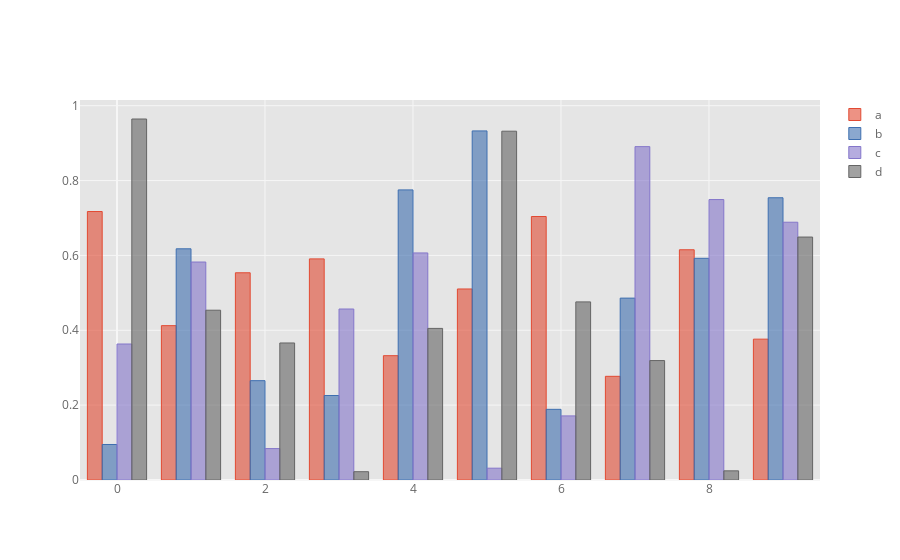

Notebook code for this chart:
### Markdown cell above
Calling a DataFrame’s `plot()` method with `kind='bar'` produces a multiple bar plot:

### Code cell
df=pd.DataFrame(np.random.rand(10, 4), columns=['a', 'b', 'c', 'd'])
df.iplot(kind='bar')

### Figure 1 — Plotly figure (JSON) as saved in the notebook; plotly's stock layout.template omitted (floating-point values rounded to 4 significant figures)
{"data": [{"marker": {"color": "rgba(226, 74, 51, 0.6)", "line": {"color": "rgba(226, 74, 51, 1.0)", "width": 1}}, "name": "a", "orientation": "v", "text": "", "type": "bar", "x": [0, 1, 2, 3, 4, 5, 6, 7, 8, 9], "y": [0.7172, 0.4123, 0.5536, 0.5907, 0.3321, 0.5103, 0.7039, 0.277, 0.6151, 0.3763]}, {"marker": {"color": "rgba(62, 111, 176, 0.6)", "line": {"color": "rgba(62, 111, 176, 1.0)", "width": 1}}, "name": "b", "orientation": "v", "text": "", "type": "bar", "x": [0, 1, 2, 3, 4, 5, 6, 7, 8, 9], "y": [0.09485, 0.6176, 0.2653, 0.2257, 0.775, 0.9326, 0.1888, 0.4859, 0.5923, 0.754]}, {"marker": {"color": "rgba(132, 118, 202, 0.6)", "line": {"color": "rgba(132, 118, 202, 1.0)", "width": 1}}, "name": "c", "orientation": "v", "text": "", "type": "bar", "x": [0, 1, 2, 3, 4, 5, 6, 7, 8, 9], "y": [0.3633, 0.5823, 0.08393, 0.4568, 0.6066, 0.03159, 0.1712, 0.8905, 0.7492, 0.6886]}, {"marker": {"color": "rgba(101, 101, 101, 0.6)", "line": {"color": "rgba(101, 101, 101, 1.0)", "width": 1}}, "name": "d", "orientation": "v", "text": "", "type": "bar", "x": [0, 1, 2, 3, 4, 5, 6, 7, 8, 9], "y": [0.9644, 0.4536, 0.3661, 0.02216, 0.405, 0.9318, 0.4758, 0.319, 0.02446, 0.649]}], "layout": {"legend": {"bgcolor": "#FFFFFF", "font": {"color": "#666666"}}, "paper_bgcolor": "#FFFFFF", "plot_bgcolor": "#E5E5E5", "title": {"font": {"color": "#151516"}, "x": 0.5}, "xaxis": {"gridcolor": "#F6F6F6", "showgrid": true, "tickfont": {"color": "#666666"}, "title": {"font": {"color": "#666666"}, "text": ""}, "zerolinecolor": "#F6F6F6"}, "yaxis": {"gridcolor": "#F6F6F6", "showgrid": true, "tickfont": {"color": "#666666"}, "title": {"font": {"color": "#666666"}, "text": ""}, "zerolinecolor": "#F6F6F6"}}}
